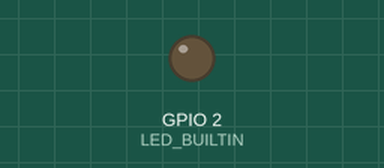
Recording of a sketch running on a simulated ESP8266 (NodeMCU). Parts: output pins drawn as LEDs (lit = HIGH, except the on-board LED, lit = LOW). What the sketch prints to the serial monitor is not drawn.

Above: at 0.1 s.
At 0.8 s:
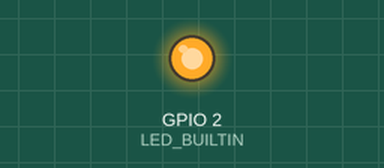
Timing chart, 0 to 2.3 s (numbered marks = the images above):
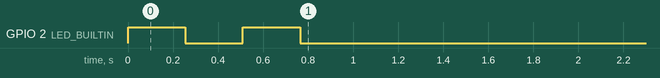

The sketch:

HotspotESP.ino
```cpp
/*
 * Use Your ESP8266 -01/12/12E... as a Hotspot
 *
 * Made By:- Sukarna Jana
 */

#include <ESP8266WiFi.h>

void setup()
{
  Serial.begin(115200);
  pinMode(LED_BUILTIN, OUTPUT);
  digitalWrite(LED_BUILTIN, LOW);
  boolean Out = WiFi.softAP("LocalNetwork","sukarna jana");// If You want to change you can change according to your convenient
  //WiFi.softAP(SSID,PASS);

  if(Out==true)
  {
    Serial.println("Hotspot is activated");
    digitalWrite(LED_BUILTIN, HIGH);
    delay(255);
    digitalWrite(LED_BUILTIN, LOW);
    delay(255);
    digitalWrite(LED_BUILTIN, HIGH);
    delay(255);
    digitalWrite(LED_BUILTIN, LOW);
    delay(255);
  }
  else
  {
    Serial.println("Hotspot is fail to activated");
    digitalWrite(LED_BUILTIN, LOW);
  }
  digitalWrite(LED_BUILTIN, LOW);
}

void loop()
{
  Serial.print("No. of Connection:-");
  Serial.println(WiFi.softAPgetStationNum());
  int Connection = WiFi.softAPgetStationNum();
  for(int i=0; i<Connection; i++)//it will help us to know how many device are connected to it
  {
    digitalWrite(LED_BUILTIN, LOW);
    delay(500);
    digitalWrite(LED_BUILTIN, HIGH);
    delay(500);
  }
  delay(5000);
}
```
